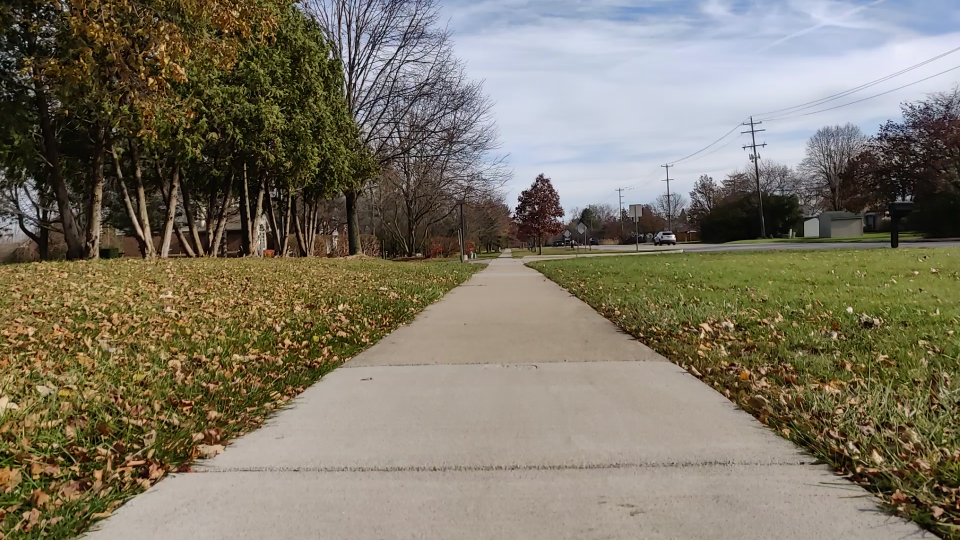
#> input picture data/frame115.png, 1920 x 1080 px (shown at 1/2 size)
$ python warptest.py
#> lines starting #> are read from the running program, lines starting #| are printed output that depends on the picture
import cv2
import numpy as np

img = cv2.imread('data/frame115.png', cv2.IMREAD_COLOR)
#> img is the input picture: shape (1080, 1920, 3); mean B, G, R 101.4, 117.7, 124.9

p1 = [670, 730]
p2 = [1350, 720]
p3 = [350, 940]
p4 = [1650, 920]

actual = np.float32([p1, p2, p3, p4])

width, height = 1630, 1630

p1w = [0, 0]
p2w = [width, 0]
p3w = [0, height]
p4w = [width, height]

warped = np.float32([p1w, p2w, p3w, p4w])

M = cv2.getPerspectiveTransform(actual, warped)
wimg = cv2.warpPerspective(img, M, (width, height))
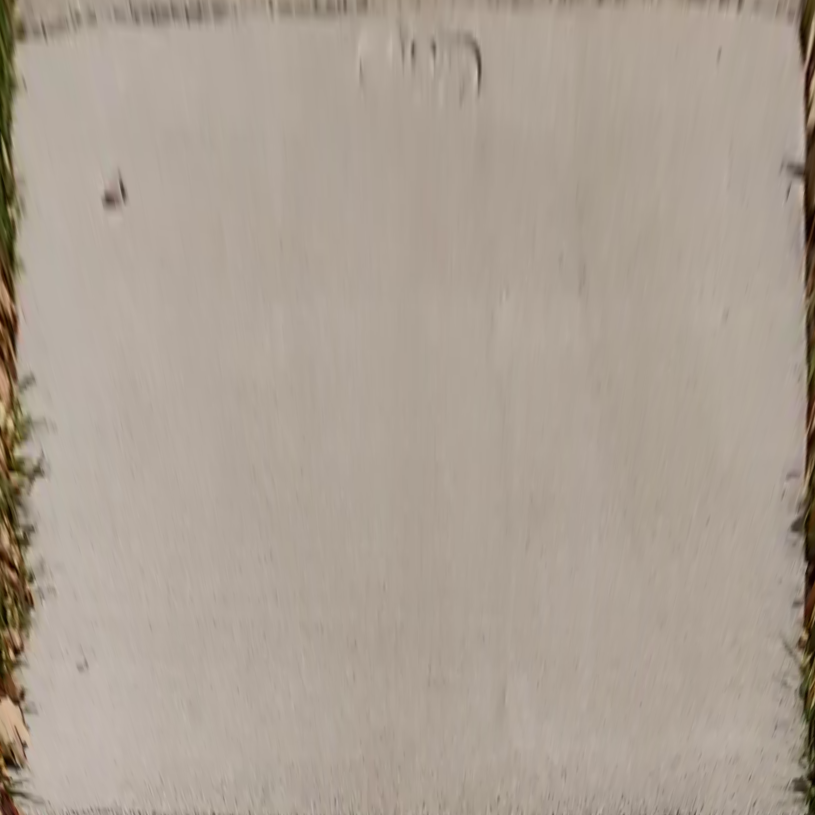
#> wimg: shape (1630, 1630, 3) (shown at 1/2 size); mean B, G, R 147.7, 159.8, 171.4

filename = 'data/output.png'
cv2.imwrite(filename, wimg)
